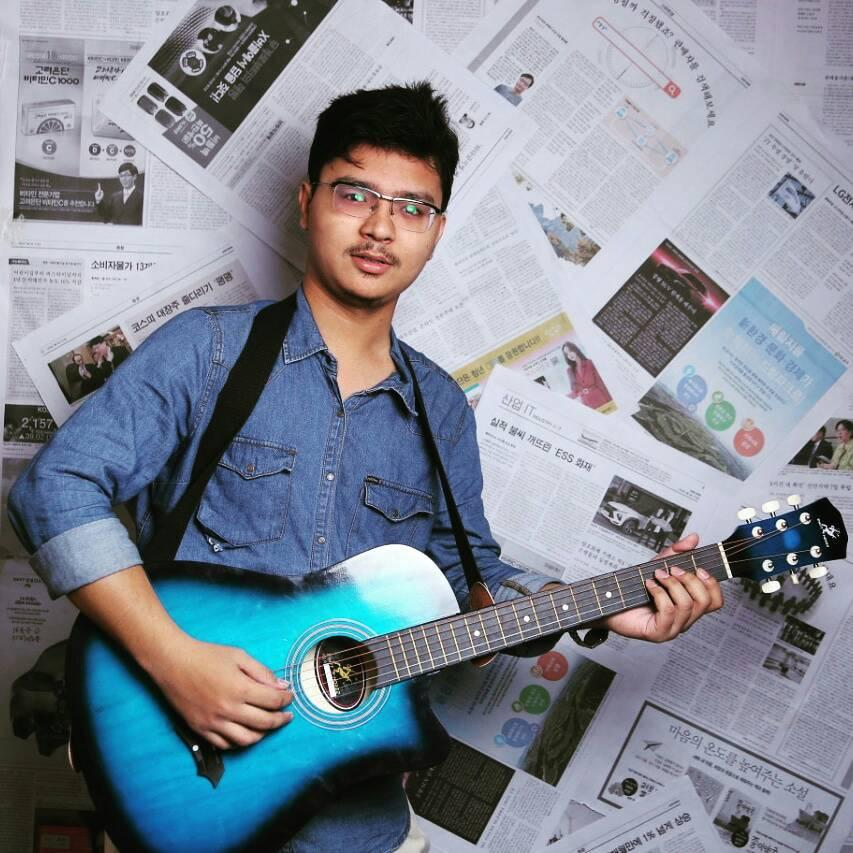
#> input picture hamza.jpg, 853 x 853 px
$ jupyter execute --allow-errors WED-NumpyEvaluation.ipynb
#> lines starting #> are read from the running program, lines starting #| are printed output that depends on the picture
[cell 1]
import numpy as np
import matplotlib.pyplot as plt
from PIL import Image, ImageFilter

[cell 2]
img = Image.open("hamza.jpg")
#> img is the input picture: PIL image 853x853 RGB; mean R, G, B 127.8, 136, 148.1
img1 = np.array(img)

[cell 3]
img1.shape
#> Out = (853, 853, 3)

[cell 4]
from matplotlib import image
from matplotlib import pyplot
# load image as pixel array
image = image.imread('hamza.jpg')
# summarize shape of the pixel array
print(image.dtype)
#| uint8
print(image.shape)
#| (853, 853, 3)
# display the array of pixels as an image
pyplot.imshow(image)
pyplot.show()

[cell 5]
from numpy import asarray
# load the image
image = Image.open('hamza.jpg')
# convert image to numpy array
data = asarray(image)
print(type(data))
#| <class 'numpy.ndarray'>
# summarize shape
print(data.shape)
#| (853, 853, 3)

# create Pillow image
image2 = Image.fromarray(data)
print(type(image2))
#| <class 'PIL.Image.Image'>

# summarize image details
print(image2.mode)
#| RGB
print(image2.size)
#| (853, 853)

[cell 6]
print(data)
#> (printed output is left out)

# Numpy Task - 04

[cell 7]
gry_scl = np.dot(data[...,:3],[0.299,0.587,0.114])
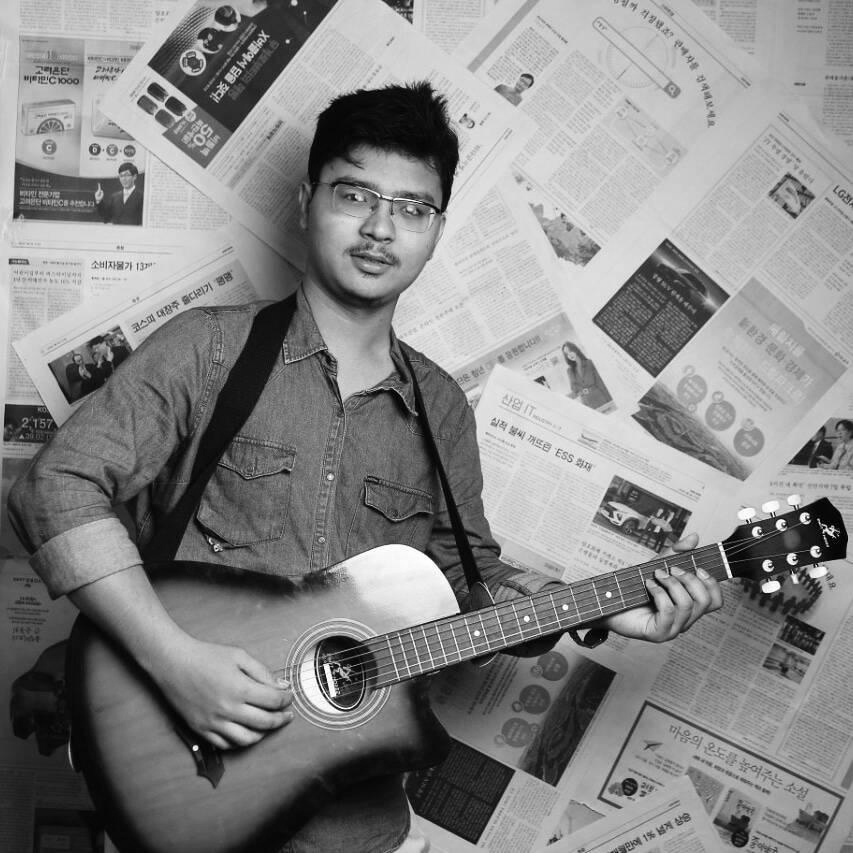
#> gry_scl: shape (853, 853) float64; min 0, max 255, mean 134.9
gry_scl

[cell 8]
final_gry = Image.fromarray(gry_scl)

[cell 9]
img = Image.open("hamza_greyscale.jpg")
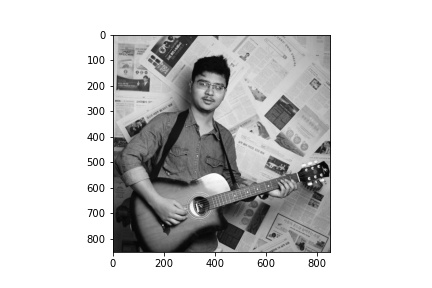
#> input picture hamza_greyscale.jpg, 432 x 288 px
#> img is the input picture: PIL image 432x288 RGB; min 0, max 255, mean 207.1
img

[cell 10]
import matplotlib.image as mpimg
def rgb2gray(rgb):
    return np.dot(rgb[...,:3], [0.299, 0.587, 0.144])

img = mpimg.imread('hamza.jpg')

gray = rgb2gray(img)

plt.imshow(gray, cmap = plt.get_cmap('gray'))

plt.savefig('hamza_greyscale.jpg')
plt.show()

# Numpy Task - 05

[cell 11]
from PIL import Image, ImageFilter
#> (the rest of this cell did not finish here and is left out)

#> (a cell that did not finish here is left out)

# Numpy Task - 06

#> (a cell that did not finish here is left out)

[cell 14]
final = data[0:3,0:3,2]
#> final = [[208, 208, 208], [208, 208, 208], [208, 208, 208]]

[cell 15]
print(final)
#| [[208 208 208]
#|  [208 208 208]
#|  [208 208 208]]

[cell 16]
Filter = [[-1,0,1],
          [-1,0,1],
          [-1,0,1]]

[cell 17]
test = final * Filter
#> test = [[-208, 0, 208], [-208, 0, 208], [-208, 0, 208]]
